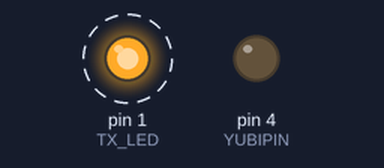
This sketch was run on a simulated Arduino Uno, built with avr-gcc and run on an emulated ATmega328P. Parts: output pins drawn as LEDs (lit = HIGH). Dashed ring = blinking.

Above: at 0.2 s.
Timing chart, 0 to 3.0 s (numbered marks = the images above):
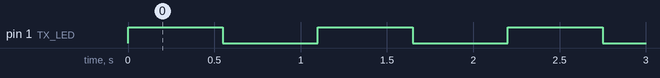

Measured:
- by itself, pin 1 (TX_LED): alternates HIGH for 0.55 s and LOW for 0.55 s

The sketch:

yubikey-otp-miner.ino
```cpp
#define YUBIPIN 4
#define TX_LED 1

void setup() {
  pinMode(TX_LED, OUTPUT);
  pinMode(YUBIPIN, OUTPUT);
  digitalWrite(YUBIPIN, 0);
}

void loop() {
  digitalWrite(TX_LED, HIGH); //LED on
  pinMode(YUBIPIN, INPUT);
  delay(550);
  pinMode(YUBIPIN, OUTPUT);
  digitalWrite(YUBIPIN, 0);
  digitalWrite(TX_LED, LOW); //LED off
  delay(550);
}
```
